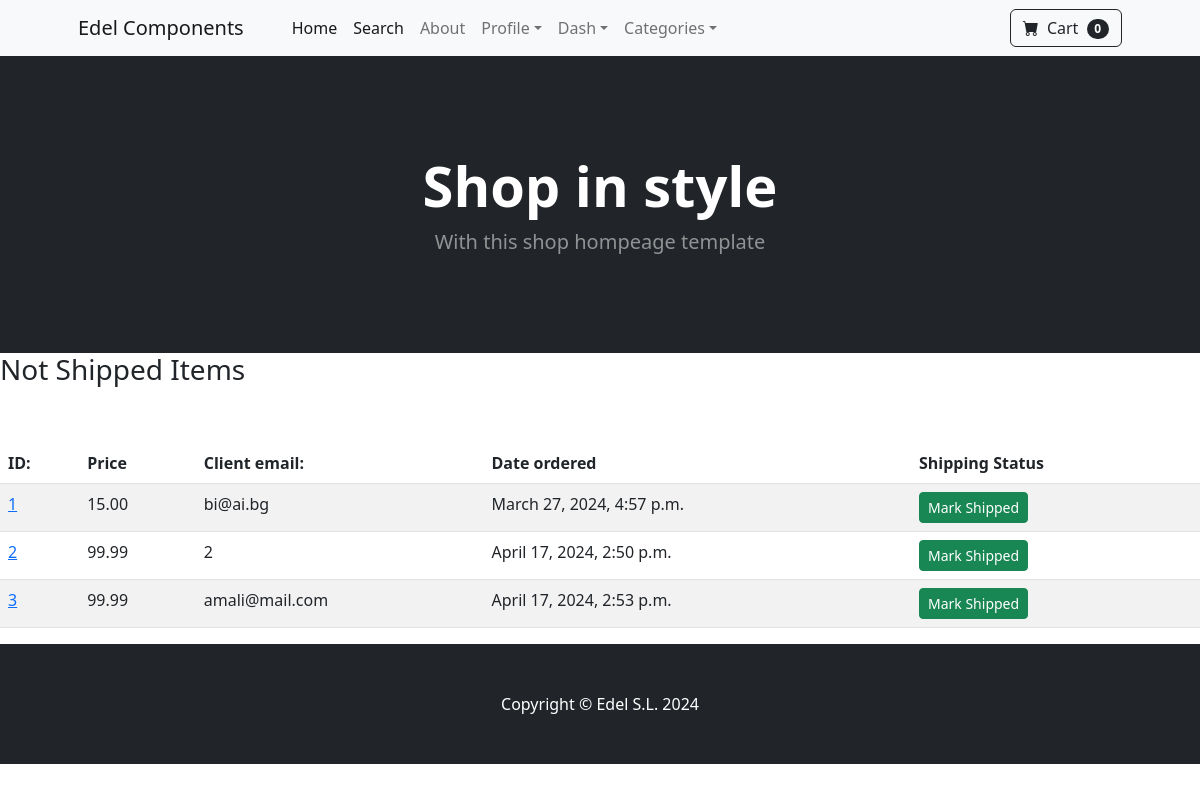
Page /payment/not_shipped_dash (signed in) on the earlier database version.
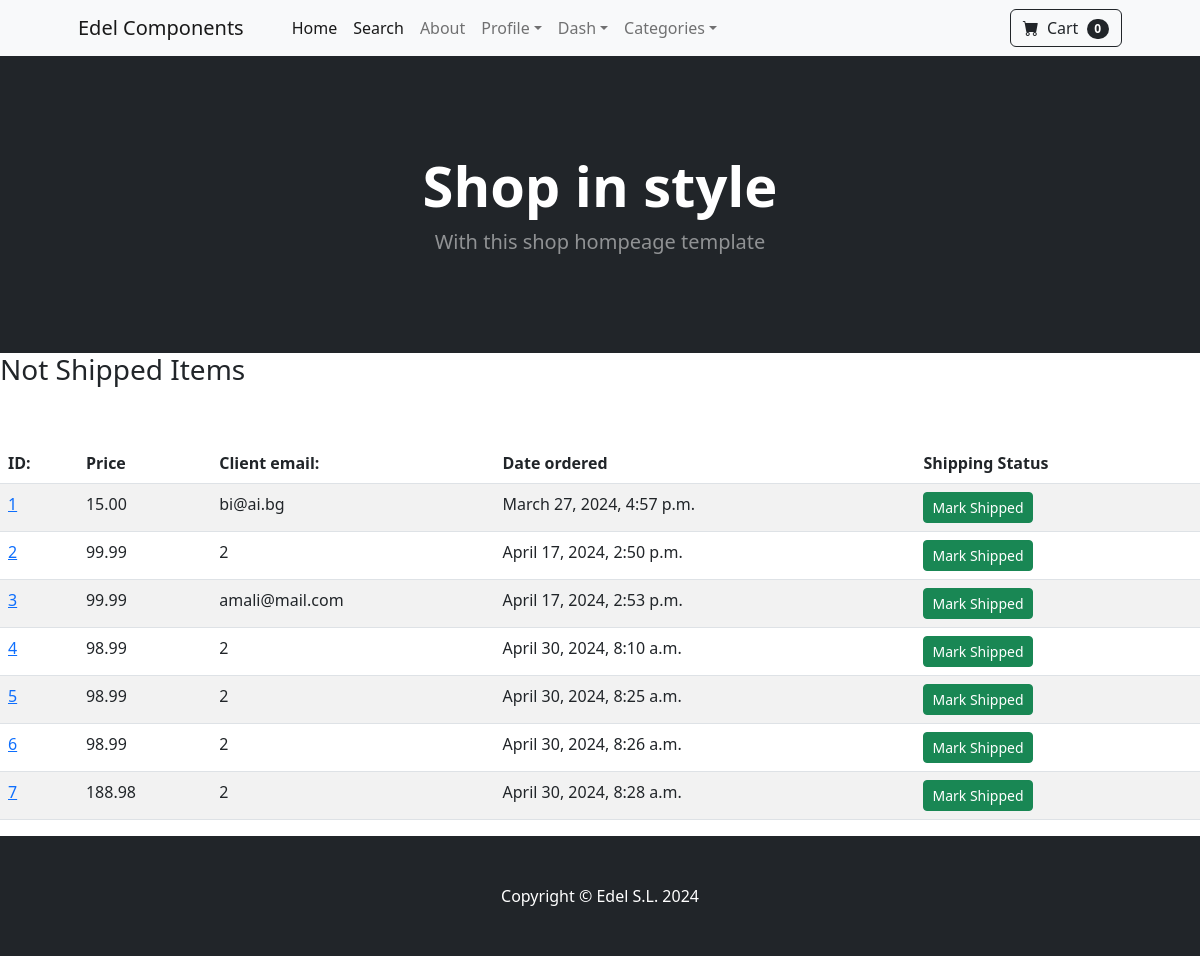
Same page on the later database version.
### payment/models.py (models this page shows, shortened)
class Order(models.Model):
    user = models.ForeignKey(User, on_delete=models.CASCADE)
    full_name = models.CharField(max_length=255)
    email = models.EmailField(max_length=255)
    shipping_address = models.TextField(max_length=15000)
    amount_paid = models.DecimalField(max_digits=9, decimal_places=2)
    date_ordered = models.DateTimeField(auto_now_add=True)
    shipped = models.BooleanField(default=False)
    date_shipped = models.DateTimeField(blank=True, null=True)
    customer_reference = models.CharField(max_length=20, blank=True, null=True)

### payment/views.py (the view, shortened to what this page needs)
# urls.py: path("not_shipped_dash", views.not_shipped_dash, name="not_shipped_dash"),
def not_shipped_dash(request):
    if request.user.is_authenticated and request.user.is_superuser:
        orders = Order.objects.filter(shipped=False)
        return render(request, "payment/not_shipped_dash.html", {"orders":orders})
    else:
        messages.success(request, "Access Denied")
        return redirect('home')

### cart/cart.py (called while the page is built)
    def __len__(self):
        return len(self.cart)

### cart/context_processors.py (called while the page is built)
def cart(request):
    return {'cart': Cart(request)}

### payment/templates/payment/not_shipped_dash.html (shortened to what this page needs)
{% extends 'base.html' %}
{% block content %}
<h3>Not Shipped Items</h3>
        <br />
        <br />
        <table class="table table-striped table-hover">
            <thead>
              <tr>
                <th scope="col">ID:</th>
                <th scope="col">Price</th>
                <th scope="col">Client email: </th>
                <th scope="col">Date ordered</th>
                <th scope="col">Shipping Status</th>
              </tr>
            </thead>
            <tbody>
              {% for order in orders %}
              <tr>
                <td><a href="{% url 'orders' order.id %}">{{order.id}}</a></td>
                <td>{{order.amount_paid}}</td>
                <td>{{order.email}}</td>
                <td>{{order.date_ordered}}</td>
                <td>
                  <form method="POST">
                    <button type="Submit" class="btn btn-success btn-sm">Mark Shipped</button>
                  </form>
                </td>
              </tr>
              {% endfor %}
            </tbody>
          </table>
{% endblock %}

### store/templates/base.html (shortened to what this page needs)
{% load static %}
<!DOCTYPE html>
<html lang="en">
    <head>
        <link href="https://cdn.jsdelivr.net/npm/bootstrap-icons@1.5.0/font/bootstrap-icons.css" rel="stylesheet" />
        <link href="{% static 'css/styles.css' %}" rel="stylesheet" />
    </head>
    <body>
        {% include 'navbar.html' %}
        {% include 'header.html' %}
        {% block content %}
        {% endblock %}
        {% include "footer.html" %}
    </body>
</html>

### store/templates/navbar.html (shortened to what this page needs)
<nav class="navbar navbar-expand-lg navbar-light bg-light">
    <div class="container px-4 px-lg-5">
        <a class="navbar-brand" href="{% url 'home' %}">Edel Components</a>
        <div class="collapse navbar-collapse" id="navbarSupportedContent">
            <ul class="navbar-nav me-auto mb-2 mb-lg-0 ms-lg-4">
                <li class="nav-item"><a class="nav-link active" aria-current="page" href="{% url 'home' %}">Home</a></li>
                <li class="nav-item"><a class="nav-link active" aria-current="page" href="{% url 'search' %}">Search</a></li>
                <li class="nav-item"><a class="nav-link" href="{% url 'about' %}">About</a></li>
                {% if user.is_authenticated %}
                    <li class="nav-item dropdown">
                        <a class="nav-link dropdown-toggle" id="navbarDropdown" href="#" role="button" data-bs-toggle="dropdown" aria-expanded="false">Profile</a>
                    </li>
                    {% if user.is_superuser %}
                        <li class="nav-item dropdown">
                            <a class="nav-link dropdown-toggle" id="navbarDropdown" href="#" role="button" data-bs-toggle="dropdown" aria-expanded="false">Dash</a>
                        </li>
                    {% endif %}
                {% else %}
                    <li class="nav-item"><a class="nav-link" href="{% url 'login' %}">Login</a></li>
                    <li class="nav-item"><a class="nav-link" href="{% url 'register' %}">Register</a></li>
                {% endif %}
                <li class="nav-item dropdown">
                    <a class="nav-link dropdown-toggle" id="navbarDropdown" href="#" role="button" data-bs-toggle="dropdown" aria-expanded="false">Categories</a>
                </li>
            </ul>
            <form class="d-flex">
                <a href="{% url 'cart_summary' %}" class="btn btn-outline-dark">
                    <i class="bi-cart-fill me-1"></i>
                    Cart
                    <span class="badge bg-dark text-white ms-1 rounded-pill" id="cart_quantity">{{ cart|length }}</span>
                    </a>
            </form>
        </div>
    </div>
</nav>

### store/templates/header.html
<header class="bg-dark py-5">
    <div class="container px-4 px-lg-5 my-5">
        <div class="text-center text-white">
            <h1 class="display-4 fw-bolder">Shop in style</h1>
            <p class="lead fw-normal text-white-50 mb-0">With this shop hompeage template</p>
        </div>
    </div>
</header>

### store/templates/footer.html
 <footer class="py-5 bg-dark">
    <div class="container"><p class="m-0 text-center text-white">Copyright &copy; Edel S.L. 2024</p></div>
</footer>

Differences in the rows shown:
added Order: id "4", amount_paid "98.99", email "2", date_ordered "April 30, 2024, 8:10 a.m."
added Order: id "5", amount_paid "98.99", email "2", date_ordered "April 30, 2024, 8:25 a.m."
added Order: id "6", amount_paid "98.99", email "2", date_ordered "April 30, 2024, 8:26 a.m."
added Order: id "7", amount_paid "188.98", email "2", date_ordered "April 30, 2024, 8:28 a.m."
